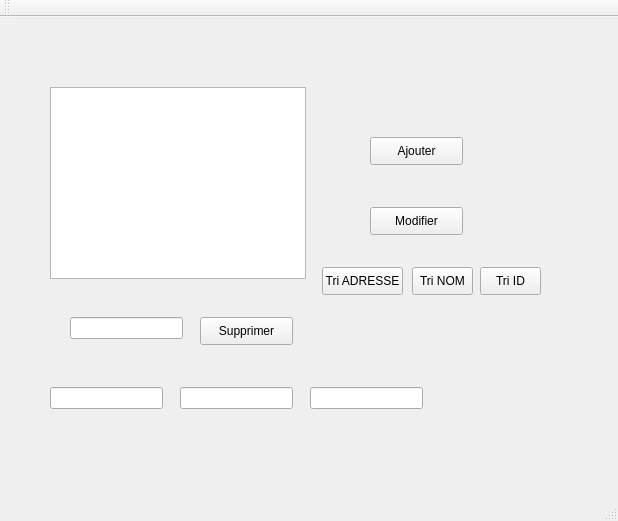
<?xml version="1.0" encoding="UTF-8"?>
<ui version="4.0">
 <class>MainWindow</class>
 <widget class="QMainWindow" name="MainWindow">
  <property name="geometry">
   <rect>
    <x>0</x>
    <y>0</y>
    <width>618</width>
    <height>521</height>
   </rect>
  </property>
  <property name="windowTitle">
   <string>Gestion des Clients</string>
  </property>
  <widget class="QWidget" name="centralWidget">
   <widget class="QStackedWidget" name="stackedWidget">
    <property name="geometry">
     <rect>
      <x>0</x>
      <y>0</y>
      <width>571</width>
      <height>441</height>
     </rect>
    </property>
    <property name="currentIndex">
     <number>0</number>
    </property>
    <widget class="QWidget" name="page_0">
     <widget class="QPushButton" name="pushButton">
      <property name="geometry">
       <rect>
        <x>370</x>
        <y>120</y>
        <width>93</width>
        <height>28</height>
       </rect>
      </property>
      <property name="text">
       <string>Ajouter</string>
      </property>
     </widget>
     <widget class="QPushButton" name="pushButton_2">
      <property name="geometry">
       <rect>
        <x>200</x>
        <y>300</y>
        <width>93</width>
        <height>28</height>
       </rect>
      </property>
      <property name="text">
       <string>Supprimer</string>
      </property>
     </widget>
     <widget class="QTableView" name="affichage">
      <property name="geometry">
       <rect>
        <x>50</x>
        <y>70</y>
        <width>256</width>
        <height>192</height>
       </rect>
      </property>
     </widget>
     <widget class="QLineEdit" name="le_supprimer">
      <property name="geometry">
       <rect>
        <x>70</x>
        <y>300</y>
        <width>113</width>
        <height>22</height>
       </rect>
      </property>
     </widget>
     <widget class="QPushButton" name="pushButton_3">
      <property name="geometry">
       <rect>
        <x>370</x>
        <y>190</y>
        <width>93</width>
        <height>28</height>
       </rect>
      </property>
      <property name="text">
       <string>Modifier</string>
      </property>
     </widget>
     <widget class="QPushButton" name="Trie_botton">
      <property name="geometry">
       <rect>
        <x>480</x>
        <y>250</y>
        <width>61</width>
        <height>28</height>
       </rect>
      </property>
      <property name="text">
       <string>Tri ID</string>
      </property>
     </widget>
     <widget class="QPushButton" name="Tri_nom">
      <property name="geometry">
       <rect>
        <x>412</x>
        <y>250</y>
        <width>61</width>
        <height>28</height>
       </rect>
      </property>
      <property name="text">
       <string>Tri NOM</string>
      </property>
     </widget>
     <widget class="QPushButton" name="Tri_adresse">
      <property name="geometry">
       <rect>
        <x>322</x>
        <y>250</y>
        <width>81</width>
        <height>28</height>
       </rect>
      </property>
      <property name="text">
       <string>Tri ADRESSE</string>
      </property>
     </widget>
     <widget class="QLineEdit" name="rechercheID">
      <property name="geometry">
       <rect>
        <x>50</x>
        <y>370</y>
        <width>113</width>
        <height>22</height>
       </rect>
      </property>
     </widget>
     <widget class="QLineEdit" name="rechercheNom">
      <property name="geometry">
       <rect>
        <x>180</x>
        <y>370</y>
        <width>113</width>
        <height>22</height>
       </rect>
      </property>
     </widget>
     <widget class="QLineEdit" name="rechercheAdresse">
      <property name="geometry">
       <rect>
        <x>310</x>
        <y>370</y>
        <width>113</width>
        <height>22</height>
       </rect>
      </property>
     </widget>
    </widget>
    <widget class="QWidget" name="page_1">
     <widget class="QLabel" name="label">
      <property name="geometry">
       <rect>
        <x>25</x>
        <y>50</y>
        <width>81</width>
        <height>20</height>
       </rect>
      </property>
      <property name="text">
       <string>ID_entreprise</string>
      </property>
     </widget>
     <widget class="QLabel" name="label_2">
      <property name="geometry">
       <rect>
        <x>30</x>
        <y>90</y>
        <width>56</width>
        <height>16</height>
       </rect>
      </property>
      <property name="text">
       <string>Num_fixe</string>
      </property>
     </widget>
     <widget class="QLabel" name="label_3">
      <property name="geometry">
       <rect>
        <x>25</x>
        <y>140</y>
        <width>81</width>
        <height>20</height>
       </rect>
      </property>
      <property name="text">
       <string>Nom_entreprise</string>
      </property>
     </widget>
     <widget class="QLabel" name="label_4">
      <property name="geometry">
       <rect>
        <x>50</x>
        <y>190</y>
        <width>56</width>
        <height>16</height>
       </rect>
      </property>
      <property name="text">
       <string>Adress</string>
      </property>
     </widget>
     <widget class="QLabel" name="label_5">
      <property name="geometry">
       <rect>
        <x>50</x>
        <y>240</y>
        <width>56</width>
        <height>16</height>
       </rect>
      </property>
      <property name="text">
       <string>Adressmail</string>
      </property>
     </widget>
     <widget class="QPushButton" name="Valider">
      <property name="geometry">
       <rect>
        <x>350</x>
        <y>300</y>
        <width>93</width>
        <height>28</height>
       </rect>
      </property>
      <property name="text">
       <string>Valider</string>
      </property>
     </widget>
     <widget class="QLineEdit" name="le_id">
      <property name="geometry">
       <rect>
        <x>140</x>
        <y>50</y>
        <width>113</width>
        <height>22</height>
       </rect>
      </property>
     </widget>
     <widget class="QLineEdit" name="le_num">
      <property name="geometry">
       <rect>
        <x>140</x>
        <y>90</y>
        <width>113</width>
        <height>22</height>
       </rect>
      </property>
     </widget>
     <widget class="QLineEdit" name="le_nom">
      <property name="geometry">
       <rect>
        <x>140</x>
        <y>140</y>
        <width>113</width>
        <height>22</height>
       </rect>
      </property>
     </widget>
     <widget class="QLineEdit" name="le_adress">
      <property name="geometry">
       <rect>
        <x>140</x>
        <y>190</y>
        <width>113</width>
        <height>22</height>
       </rect>
      </property>
     </widget>
     <widget class="QLineEdit" name="le_adressmail">
      <property name="geometry">
       <rect>
        <x>140</x>
        <y>240</y>
        <width>113</width>
        <height>22</height>
       </rect>
      </property>
     </widget>
    </widget>
    <widget class="QWidget" name="page">
     <widget class="QLabel" name="label_6">
      <property name="geometry">
       <rect>
        <x>85</x>
        <y>150</y>
        <width>81</width>
        <height>20</height>
       </rect>
      </property>
      <property name="text">
       <string>Nom_entreprise</string>
      </property>
     </widget>
     <widget class="QLineEdit" name="le_id_2">
      <property name="geometry">
       <rect>
        <x>200</x>
        <y>60</y>
        <width>113</width>
        <height>22</height>
       </rect>
      </property>
     </widget>
     <widget class="QLabel" name="label_9">
      <property name="geometry">
       <rect>
        <x>110</x>
        <y>200</y>
        <width>56</width>
        <height>16</height>
       </rect>
      </property>
      <property name="text">
       <string>Adress</string>
      </property>
     </widget>
     <widget class="QLineEdit" name="le_num_2">
      <property name="geometry">
       <rect>
        <x>200</x>
        <y>100</y>
        <width>113</width>
        <height>22</height>
       </rect>
      </property>
     </widget>
     <widget class="QLineEdit" name="le_adress_2">
      <property name="geometry">
       <rect>
        <x>200</x>
        <y>200</y>
        <width>113</width>
        <height>22</height>
       </rect>
      </property>
     </widget>
     <widget class="QLineEdit" name="le_nom_2">
      <property name="geometry">
       <rect>
        <x>200</x>
        <y>150</y>
        <width>113</width>
        <height>22</height>
       </rect>
      </property>
     </widget>
     <widget class="QLabel" name="label_10">
      <property name="geometry">
       <rect>
        <x>85</x>
        <y>60</y>
        <width>81</width>
        <height>20</height>
       </rect>
      </property>
      <property name="text">
       <string>ID_entreprise</string>
      </property>
     </widget>
     <widget class="QPushButton" name="Modifier">
      <property name="geometry">
       <rect>
        <x>410</x>
        <y>310</y>
        <width>93</width>
        <height>28</height>
       </rect>
      </property>
      <property name="text">
       <string>Modifier</string>
      </property>
     </widget>
     <widget class="QLineEdit" name="le_adressmail_2">
      <property name="geometry">
       <rect>
        <x>200</x>
        <y>250</y>
        <width>113</width>
        <height>22</height>
       </rect>
      </property>
     </widget>
     <widget class="QLabel" name="label_11">
      <property name="geometry">
       <rect>
        <x>110</x>
        <y>250</y>
        <width>56</width>
        <height>16</height>
       </rect>
      </property>
      <property name="text">
       <string>Adressmail</string>
      </property>
     </widget>
     <widget class="QLabel" name="label_12">
      <property name="geometry">
       <rect>
        <x>90</x>
        <y>100</y>
        <width>56</width>
        <height>16</height>
       </rect>
      </property>
      <property name="text">
       <string>Num_fixe</string>
      </property>
     </widget>
    </widget>
   </widget>
  </widget>
  <widget class="QMenuBar" name="menuBar">
   <property name="geometry">
    <rect>
     <x>0</x>
     <y>0</y>
     <width>618</width>
     <height>26</height>
    </rect>
   </property>
  </widget>
  <widget class="QToolBar" name="mainToolBar">
   <attribute name="toolBarArea">
    <enum>TopToolBarArea</enum>
   </attribute>
   <attribute name="toolBarBreak">
    <bool>false</bool>
   </attribute>
  </widget>
  <widget class="QStatusBar" name="statusBar"/>
 </widget>
 <layoutdefault spacing="6" margin="11"/>
 <resources/>
 <connections/>
</ui>
